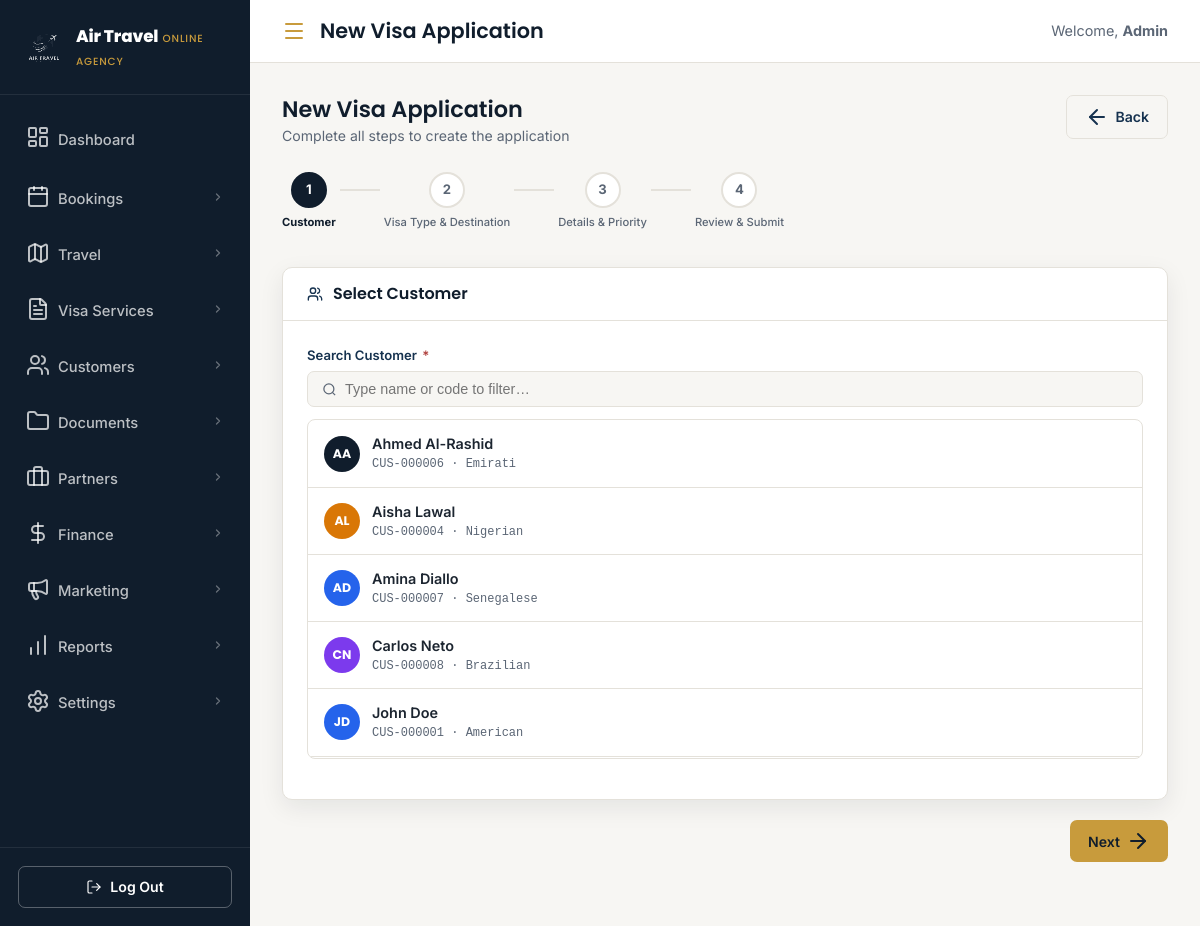
Screenshot of /visa-create.php (signed in) with the database file from the repository.
### tables this page shows
CREATE TABLE customers (
    id                   INT UNSIGNED AUTO_INCREMENT PRIMARY KEY,
    customer_code        VARCHAR(20)  NOT NULL UNIQUE COMMENT 'e.g. CUS-000001',
    first_name           VARCHAR(80)  NOT NULL,
    last_name            VARCHAR(80)  NOT NULL,
    email                VARCHAR(180) NOT NULL UNIQUE,
    phone                VARCHAR(30),
    date_of_birth        DATE,
    nationality          VARCHAR(80),
    national_id          VARCHAR(60),
    passport_number      VARCHAR(40),
    passport_issue_date  DATE,
    passport_expiry_date DATE,
    gender               ENUM('male','female','other','prefer_not_to_say'),
    marital_status       ENUM('single','married','divorced','widowed'),
    occupation           VARCHAR(120),
    employer             VARCHAR(160),
    address_line1        VARCHAR(200),
    address_line2        VARCHAR(200),
    city                 VARCHAR(80),
    state                VARCHAR(80),
    postal_code          VARCHAR(20),
    country              VARCHAR(80),
    emergency_contact_name  VARCHAR(120),
    emergency_contact_phone VARCHAR(30),
    notes                TEXT,
    assigned_agent_id    INT UNSIGNED,
    status               ENUM('active','inactive','blacklisted') DEFAULT 'active',
    created_at           TIMESTAMP DEFAULT CURRENT_TIMESTAMP,
    updated_at           TIMESTAMP DEFAULT CURRENT_TIMESTAMP ON UPDATE CURRENT_TIMESTAMP,

    INDEX idx_customers_email    (email),
    INDEX idx_customers_passport (passport_number),
    INDEX idx_customers_code     (customer_code),
    INDEX idx_customers_agent    (assigned_agent_id),
    CONSTRAINT fk_customers_agent FOREIGN KEY (assigned_agent_id) REFERENCES users (id) ON DELETE SET NULL
);

### config/db.php (called while the page is built, shortened)
<?php
function getDB(): PDO {
    static $pdo = null;
    if ($pdo === null) {
        $dsn = sprintf(
            'mysql:host=%s;port=%s;dbname=%s;charset=%s',
            DB_HOST, DB_PORT, DB_NAME, DB_CHARSET
        );
        try {
            $pdo = new PDO($dsn, DB_USER, DB_PASS, [
                PDO::ATTR_ERRMODE            => PDO::ERRMODE_EXCEPTION,
                PDO::ATTR_DEFAULT_FETCH_MODE => PDO::FETCH_ASSOC,
                PDO::ATTR_EMULATE_PREPARES   => false,
            ]);
        } catch (PDOException $e) {
            http_response_code(500);
            exit('<div style="font-family:sans-serif;padding:40px;color:#7f1d1d;background:#fef2f2;border:1px solid #fca5a5;border-radius:8px;max-width:520px;margin:60px auto;">
                <strong>Database connection failed.</strong><br>
                Please check your database settings in <code>config/db.php</code>.<br><br>
                <em>Error: ' . htmlspecialchars($e->getMessage()) . '</em>
            </div>');
        }
    }
    return $pdo;
}
function db_select(string $sql, array $params = []): array {
    $stmt = getDB()->prepare($sql);
    $stmt->execute($params);
    return $stmt->fetchAll();
}

### visa-create.php (the view, shortened to what this page needs)
<?php
require_once __DIR__ . '/config/db.php';
$step = (int)($_GET['step'] ?? 1);
$step = max(1, min(4, $step));
$preCustomerId = (int)($_GET['customer_id'] ?? 0);
$customer = $preCustomerId ? db_row("SELECT id, customer_code, first_name, last_name, email, nationality, passport_number, passport_expiry_date FROM customers WHERE id=?", [$preCustomerId]) : null;
$customers   = db_select("SELECT id, customer_code, first_name, last_name, nationality FROM customers WHERE status='active' ORDER BY first_name");
$steps = ['Customer','Visa Type & Destination','Details & Priority','Review & Submit'];
include 'includes/header.php';
?>
<div class="page-header">
    <div class="page-header-left">
        <h2>New Visa Application</h2>
        <p>Complete all steps to create the application</p>
    </div>
    <div class="page-header-actions">
        <a href="visa-all.php" class="btn btn-ghost"><i data-lucide="arrow-left"></i> Back</a>
    </div>
</div>
<div class="workflow-steps" style="margin-bottom:32px;">
    <?php foreach ($steps as $i => $label):
        $num = $i+1;
        $cls = $num < $step ? 'done' : ($num === $step ? 'active' : '');
        $connCls = $num < $step ? 'done' : '';
    ?>
    <div class="wf-step">
        <div class="wf-step-inner">
            <div class="wf-step-circle <?= $cls ?>">
                <?php if ($num < $step): ?>
                <svg width="14" height="14" viewBox="0 0 24 24" fill="none" stroke="currentColor" stroke-width="3" stroke-linecap="round" stroke-linejoin="round"><polyline points="20 6 9 17 4 12"/></svg>
                <?php else: ?><?= $num ?><?php endif; ?>
            </div>
            <div class="wf-step-label <?= $cls === 'active' ? 'active' : '' ?>"><?= $label ?></div>
        </div>
    </div>
    <?php if ($num < count($steps)): ?>
    <div class="wf-connector <?= $connCls ?>"></div>
    <?php endif; ?>
    <?php endforeach; ?>
</div>
<form method="POST" action="visa-create.php?step=<?= $step ?>" id="visa-form">
<?php if ($step === 1): ?>
<div class="form-card">
    <div class="form-card-head">
        <i data-lucide="users" style="width:16px;height:16px;color:var(--navy-800);"></i>
        <h3>Select Customer</h3>
    </div>
    <div class="form-card-body">
        <?php if ($customer): ?>
        <input type="hidden" name="customer_id" value="<?= $customer['id'] ?>">
        <div style="display:flex;align-items:center;gap:16px;padding:18px;background:#f7f6f3;border-radius:var(--radius);border:1px solid var(--border);">
            <div class="cus-avatar-xl" style="background:var(--navy-800);width:52px;height:52px;font-size:1.1rem;">
                <?= strtoupper(substr($customer['first_name'],0,1).substr($customer['last_name'],0,1)) ?>
            </div>
            <div>
                <div style="font-size:1.1rem;font-weight:700;"><?= htmlspecialchars($customer['first_name'].' '.$customer['last_name']) ?></div>
                <div style="font-size:0.83rem;color:var(--ink-soft);font-family:monospace;"><?= htmlspecialchars($customer['customer_code']) ?></div>
                <div style="font-size:0.83rem;color:var(--ink-soft);"><?= htmlspecialchars($customer['email']) ?> · <?= htmlspecialchars($customer['nationality'] ?? '') ?></div>
                <?php if ($customer['passport_expiry_date']): ?>
                <div style="font-size:0.78rem;color:var(--ink-soft);">Passport Exp: <?= date('d M Y', strtotime($customer['passport_expiry_date'])) ?></div>
                <?php endif; ?>
            </div>
            <div style="margin-left:auto;">
                <a href="visa-create.php" class="btn btn-ghost btn-sm">Change Customer</a>
            </div>
        </div>
        <?php else: ?>
        <div class="field-block">
            <label>Search Customer <span class="req">*</span></label>
            <div class="sfbar-search" style="margin-bottom:12px;">
                <svg viewBox="0 0 24 24" fill="none" stroke="currentColor" stroke-width="2"><circle cx="11" cy="11" r="8"/><line x1="21" y1="21" x2="16.65" y2="16.65"/></svg>
                <input type="text" id="cust-search" placeholder="Type name or code to filter…">
            </div>
            <div id="customer-list" style="max-height:340px;overflow-y:auto;border:1px solid var(--border);border-radius:8px;">
                <?php foreach ($customers as $cu): ?>
                <div class="customer-select-row" data-name="<?= htmlspecialchars(strtolower($cu['first_name'].' '.$cu['last_name'].' '.$cu['customer_code'])) ?>"
                     data-id="<?= $cu['id'] ?>"
                     style="display:flex;align-items:center;gap:12px;padding:12px 16px;cursor:pointer;border-bottom:1px solid var(--border);transition:background 0.1s;"
                     onmouseover="this.style.background='#f7f6f3'" onmouseout="this.style.background=''"
                     onclick="selectCustomer(this)">
                    <div class="cus-avatar" style="background:<?= ['#101d2c','#2563eb','#7c3aed','#047857','#d97706','#b0413e'][$cu['id']%6] ?>;width:36px;height:36px;font-size:0.78rem;flex-shrink:0;">
                        <?= strtoupper(substr($cu['first_name'],0,1).substr($cu['last_name'],0,1)) ?>
                    </div>
                    <div>
                        <div style="font-weight:600;font-size:0.9rem;"><?= htmlspecialchars($cu['first_name'].' '.$cu['last_name']) ?></div>
                        <div style="font-size:0.75rem;color:var(--ink-soft);font-family:monospace;"><?= htmlspecialchars($cu['customer_code']) ?> · <?= htmlspecialchars($cu['nationality'] ?? '') ?></div>
                    </div>
                </div>
                <?php endforeach; ?>
            </div>
        </div>
        <?php endif; ?>
    </div>
</div>
<?php endif; ?>
<div style="display:flex;justify-content:space-between;align-items:center;margin-top:8px;margin-bottom:32px;">
    <div style="display:flex;gap:10px;">
        <?php if ($step < 4): ?>
        <button type="submit" formaction="visa-create.php?step=<?= $step+1 ?>" class="btn btn-primary" id="btn-next-step">
            Next <i data-lucide="arrow-right"></i>
        </button>
        <?php else: ?>
        <button type="submit" class="btn btn-primary" id="btn-submit-visa">
            <i data-lucide="check-circle"></i> Create Application
        </button>
        <?php endif; ?>
    </div>
</div>
</form>
<?php include 'includes/footer.php'; ?>

### assets/css/style.css (style rules this page uses)
:root { --navy-900: #101d2c; --navy-800: #16324f; --navy-700: #1f4468; --slate-600: #4c637a; --gold-500: #c89b3c; --gold-600: #a97f28; --bg: #f7f6f3; --card: #ffffff; --ink: #1c2530; --ink-soft: #5b6675; --border: #e4e1da; --success: #3f7a5c; --danger: #b0413e; --radius: 10px; --shadow: 0 8px 24px rgba(16, 29, 44, 0.08); --shadow-lg: 0 16px 40px rgba(16, 29, 44, 0.14); }
* { box-sizing: border-box; margin: 0; padding: 0; }
html { scroll-behavior: smooth; }
body { font-family: 'Inter', -apple-system, BlinkMacSystemFont, sans-serif; background: var(--bg); color: var(--ink); line-height: 1.6; -webkit-font-smoothing: antialiased; }
h1, h2, h3, h4 { font-family: 'Poppins', 'Inter', sans-serif; color: var(--navy-900); line-height: 1.25; font-weight: 600; }
.btn { display: inline-flex; align-items: center; justify-content: center; gap: 8px; padding: 13px 26px; border-radius: 6px; font-weight: 600; font-size: 0.95rem; border: 1px solid transparent; cursor: pointer; transition: transform 0.25s ease, box-shadow 0.25s ease, background 0.25s ease, color 0.25s ease, border-color 0.25s ease, padding 0.25s ease; }
.btn-primary { background: var(--gold-500); color: var(--navy-900); }
.btn-ghost { background: #fff; border-color: var(--border); color: var(--navy-800); }
.field-block { margin-bottom: 16px; }
html, body { overflow-x: hidden; max-width: 100vw; }

### assets/css/admin.css (style rules this page uses)
.btn { display: inline-flex; align-items: center; gap: 6px; padding: 9px 18px; border-radius: 7px; font-size: 0.88rem; font-weight: 600; cursor: pointer; border: none; transition: all 0.15s; font-family: inherit; text-decoration: none; }
.btn-primary { background: var(--gold-500); color: var(--navy-900); }
.btn-ghost { background: transparent; color: var(--navy-800); border: 1px solid var(--border); }
.page-header { display: flex; align-items: flex-start; justify-content: space-between; flex-wrap: wrap; gap: 14px; margin-bottom: 24px; }
.page-header-left h2 { font-size: 1.4rem; margin-bottom: 2px; }
.page-header-left p { font-size: 0.88rem; color: var(--ink-soft); }
.page-header-actions { display: flex; gap: 10px; flex-wrap: wrap; }
.sfbar-search { display: flex; align-items: center; gap: 8px; background: #f7f6f3; border: 1px solid var(--border); border-radius: 7px; padding: 9px 14px; flex: 1; min-width: 220px; transition: all 0.2s; }
.sfbar-search input { border: none; background: transparent; outline: none; font-size: 0.9rem; width: 100%; }
.sfbar-search svg { width: 15px; height: 15px; color: var(--ink-soft); flex-shrink: 0; }
.cus-avatar { width: 40px; height: 40px; border-radius: 50%; display: inline-flex; align-items: center; justify-content: center; font-size: 0.85rem; font-weight: 700; color: #fff; flex-shrink: 0; font-family: 'Poppins', sans-serif; }
.workflow-steps { display: flex; align-items: center; gap: 0; margin-bottom: 32px; overflow-x: auto; padding-bottom: 4px; }
.wf-step { display: flex; align-items: center; flex-shrink: 0; }
.wf-step-inner { display: flex; flex-direction: column; align-items: center; gap: 6px; }
.wf-step-circle { width: 36px; height: 36px; border-radius: 50%; display: flex; align-items: center; justify-content: center; font-size: 0.82rem; font-weight: 700; border: 2px solid var(--border); background: #fff; color: var(--ink-soft); transition: all 0.2s; }
.wf-step-circle.active { background: var(--navy-900); border-color: var(--navy-900); color: #fff; }
.wf-step-label { font-size: 0.7rem; color: var(--ink-soft); font-weight: 500; white-space: nowrap; }
.wf-step-label.active { color: var(--navy-900); font-weight: 700; }
.wf-connector { height: 2px; width: 40px; background: var(--border); flex-shrink: 0; margin: 0 4px; margin-bottom: 22px; }
.form-card { background: #fff; border: 1px solid var(--border); border-radius: var(--radius); box-shadow: var(--shadow); margin-bottom: 20px; }
.form-card-head { padding: 16px 24px; border-bottom: 1px solid var(--border); display: flex; align-items: center; gap: 10px; }
.form-card-head h3 { font-size: 1rem; }
.form-card-body { padding: 24px; }
.field-block { margin-bottom: 16px; }
.field-block label { display: block; font-size: 0.82rem; font-weight: 600; color: var(--navy-800); margin-bottom: 5px; }
.field-block label .req { color: var(--danger); margin-left: 2px; }

### rows the page displays
customers: first_name+last_name "AA", first_name+last_name "Ahmed Al-Rashid", customer_code "CUS-000006", nationality "Emirati"
customers: first_name+last_name "AL", first_name+last_name "Aisha Lawal", customer_code "CUS-000004", nationality "Nigerian"
customers: first_name+last_name "AD", first_name+last_name "Amina Diallo", customer_code "CUS-000007", nationality "Senegalese"
customers: first_name+last_name "CN", first_name+last_name "Carlos Neto", customer_code "CUS-000008", nationality "Brazilian"
customers: first_name+last_name "JD", first_name+last_name "John Doe", customer_code "CUS-000001", nationality "American"

### other values shown
$pageTitle "New Visa Application"
$num "1"
$label "Customer"
$num "2"
$label "Visa Type & Destination"
$num "3"
$label "Details & Priority"
$num "4"
$label "Review & Submit"
